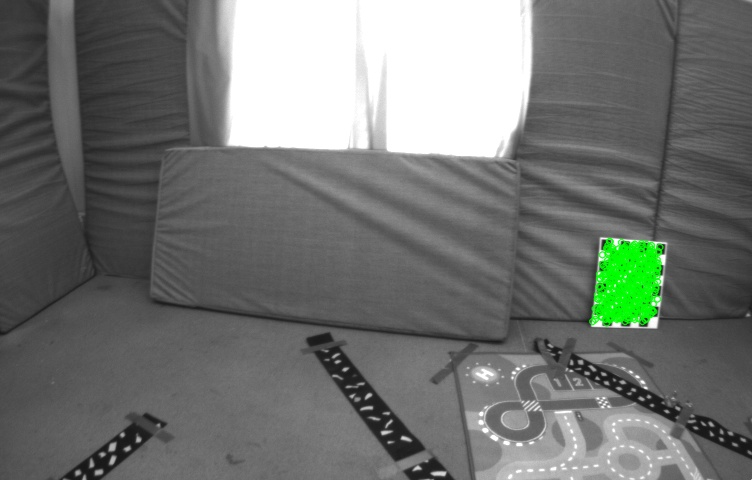
#> input picture documents/thesis/code/1403715280712143104_keypoints.jpg, 752 x 480 px; its folder holds 4 pictures in this run
$ python image_feature_matching.py 1403715280712143104_keypoints.jpg 1403715282612143104_keypoints.jpg
#> lines starting #> are read from the running program, lines starting #| are printed output that depends on the picture
import cv2
import numpy as np
import sys
import os

def main():
    if len(sys.argv) != 3:
        print("Usage: python image_feature_matching.py <image1> <image2>")
        sys.exit(1)

    img1_path = sys.argv[1]
    img2_path = sys.argv[2]

    # Load images
    img1 = cv2.imread(img1_path, cv2.IMREAD_GRAYSCALE)
#> img1: shape (480, 752); min 19, max 255, mean 114.7
    img2 = cv2.imread(img2_path, cv2.IMREAD_GRAYSCALE)
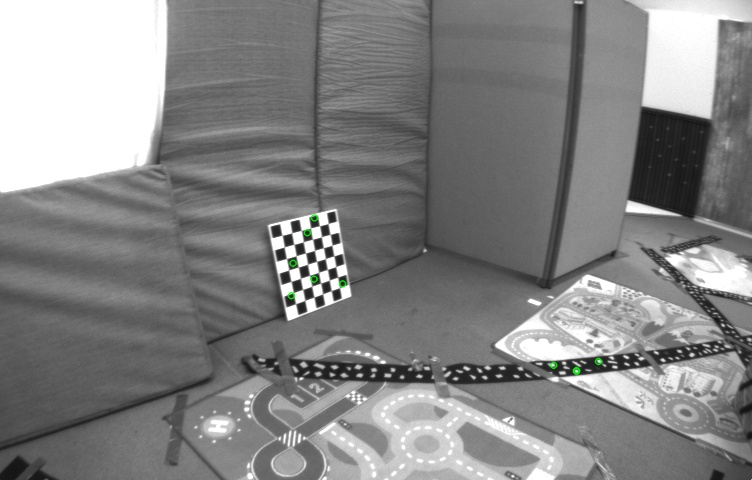
#> input picture documents/thesis/code/1403715282612143104_keypoints.jpg, 752 x 480 px
#> img2: shape (480, 752); min 17, max 255, mean 132.9

    if img1 is None or img2 is None:
        print("Error: Could not load one or both images")
        sys.exit(1)

    # Initialize ORB detector with better spatial distribution
    orb = cv2.ORB_create(
        nfeatures=500,
        scaleFactor=1.2,        # Better scale invariance
        nlevels=8,              # More pyramid levels for better distribution
        edgeThreshold=31,       # Larger edge threshold to spread features
        firstLevel=0,
        WTA_K=2,
        scoreType=cv2.ORB_HARRIS_SCORE,  # Use Harris corner score for better quality
        patchSize=31,           # Larger patch size
        fastThreshold=20        # Lower threshold to find more features
    )

    # Detect keypoints and descriptors
    kp1, des1 = orb.detectAndCompute(img1, None)
#> kp1 = 500 keypoints; strongest (x, y, size): (603, 240, 31), (656, 318, 31), (641, 325, 31), (600, 259, 31)
    kp2, des2 = orb.detectAndCompute(img2, None)
#> kp2 = 500 keypoints; strongest (x, y, size): (286, 241, 64.3), (323, 230, 64.3), (288, 236, 64.3), (286, 239, 77.1)

    # Create BFMatcher
    bf = cv2.BFMatcher(cv2.NORM_HAMMING, crossCheck=False)

    # Match descriptors (get 2 best matches for each descriptor)
    matches = bf.knnMatch(des1, des2, k=2)
#> matches = 500 matches

    # Apply Lowe's ratio test to filter good matches
    good_matches = []
    for match_pair in matches:
        if len(match_pair) == 2:
            m, n = match_pair
            # Keep matches where the distance ratio is less than 0.75
            if m.distance < 0.75 * n.distance:
                good_matches.append(m)
#> after the loop, good_matches = 21 matches

    # Sort matches by distance
    good_matches = sorted(good_matches, key=lambda x: x.distance)

    # Draw keypoints on individual images
    img1_kp = cv2.drawKeypoints(img1, kp1, None, color=(0,255,0), flags=0)
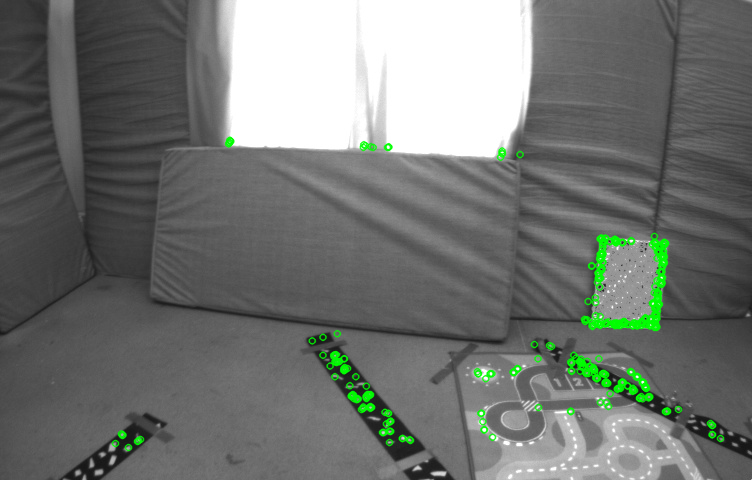
#> img1_kp: shape (480, 752, 3); mean of channels 0, 1, 2 112.9, 116.8, 112.9; drawn as B, G, R
    img2_kp = cv2.drawKeypoints(img2, kp2, None, color=(0,255,0), flags=0)

    # Draw matches (limit to top 50 for clarity)
    img_matches = cv2.drawMatches(img1, kp1, img2, kp2, good_matches[:50], None, flags=cv2.DrawMatchesFlags_NOT_DRAW_SINGLE_POINTS)
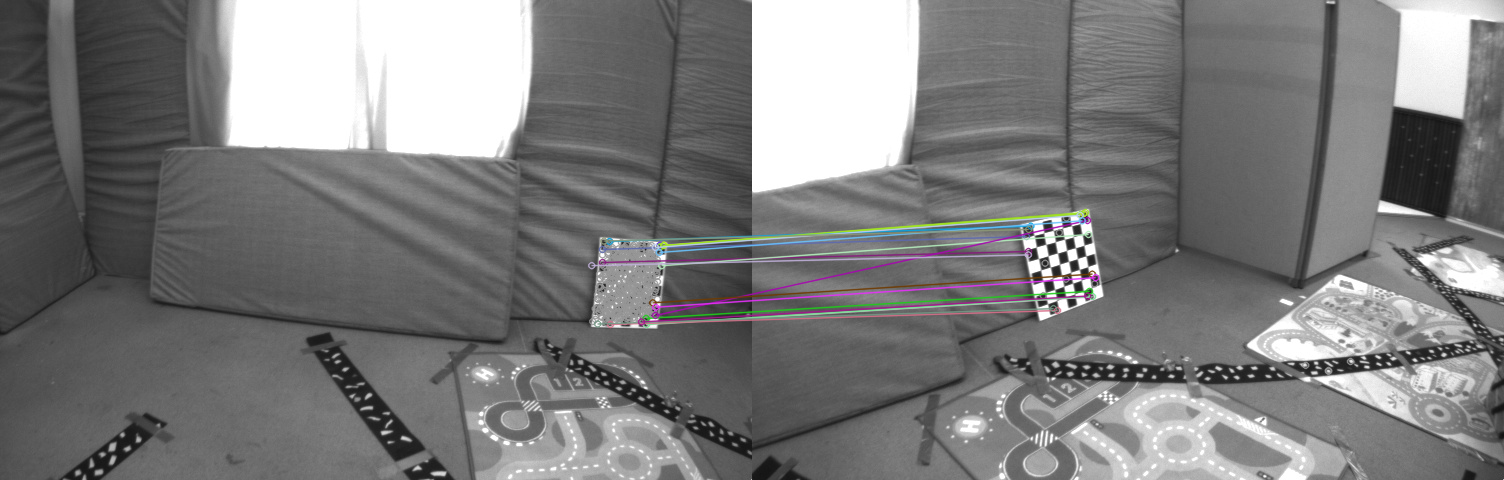
#> img_matches: shape (480, 1504, 3); mean of channels 0, 1, 2 124.3, 124.1, 124.3; drawn as B, G, R

    # Save images
    base1 = os.path.splitext(os.path.basename(img1_path))[0]
    base2 = os.path.splitext(os.path.basename(img2_path))[0]

    cv2.imwrite(f'{base1}_keypoints.jpg', img1_kp)
    cv2.imwrite(f'{base2}_keypoints.jpg', img2_kp)
    cv2.imwrite(f'{base1}_{base2}_matches.jpg', img_matches)

    print(f"Found {len(kp1)} keypoints in image 1")
#| Found 500 keypoints in image 1
    print(f"Found {len(kp2)} keypoints in image 2")
#| Found 500 keypoints in image 2
    print(f"Found {len(good_matches)} good matches out of {len(matches)} total matches")
#| Found 21 good matches out of 500 total matches
    print("Saved keypoint and match images")

if __name__ == "__main__":
    main()
